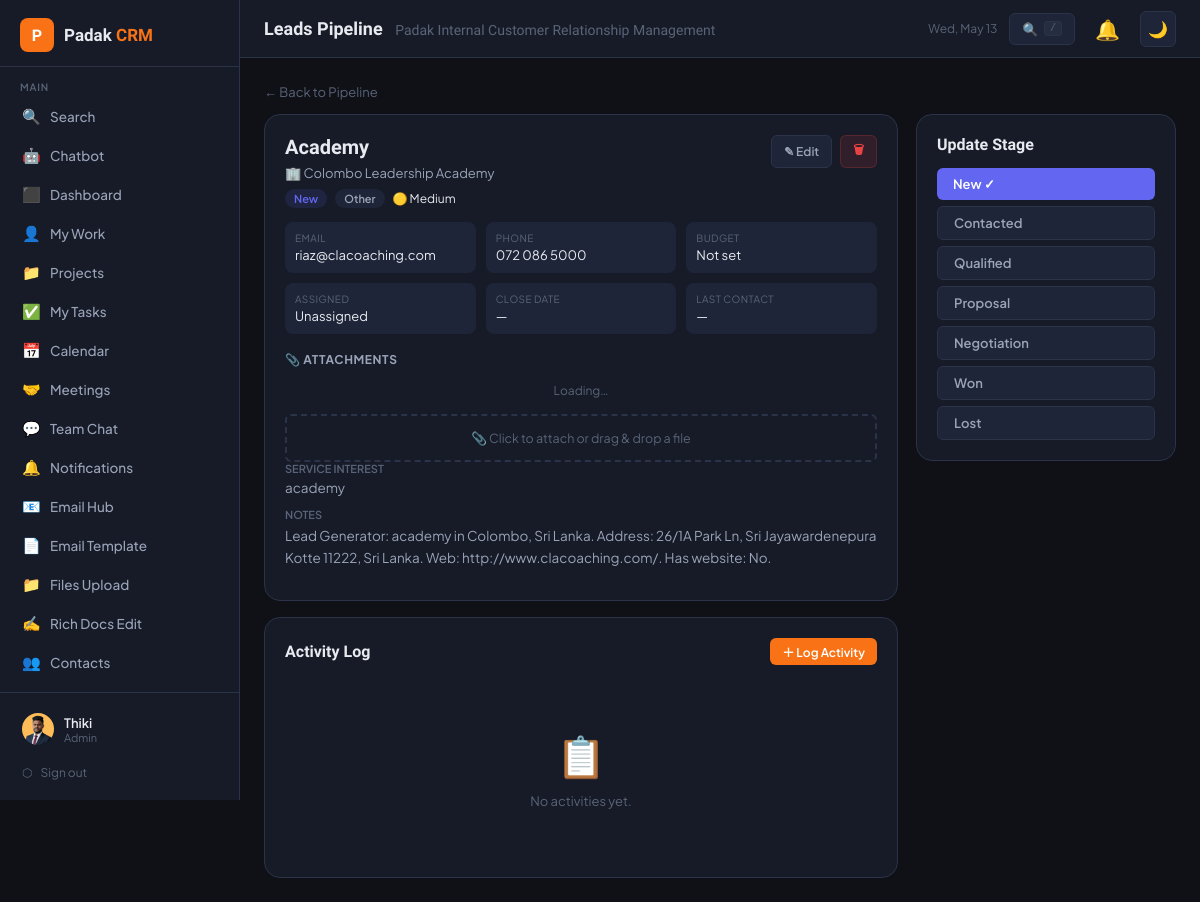
The app's page /leads.php?view=7 (signed in) with its own data.
### tables this page shows
CREATE TABLE `users` (
  `id` int(11) NOT NULL,
  `name` varchar(100) NOT NULL,
  `email` varchar(150) NOT NULL,
  `password` varchar(255) NOT NULL,
  `role` enum('admin','manager','member') DEFAULT 'member',
  `avatar` varchar(255) DEFAULT NULL,
  `phone` varchar(30) DEFAULT NULL,
  `department` varchar(100) DEFAULT NULL,
  `department_role` enum('general','tele_caller','digital_marketing','software_developer','graphics_designer') DEFAULT 'general',
  `status` enum('active','inactive') DEFAULT 'active',
  `last_login` datetime DEFAULT NULL,
  `created_at` datetime DEFAULT current_timestamp()
);

CREATE TABLE `leads` (
  `id` int(11) NOT NULL,
  `name` varchar(150) NOT NULL,
  `company` varchar(150) DEFAULT NULL,
  `email` varchar(150) DEFAULT NULL,
  `phone` varchar(50) DEFAULT NULL,
  `source` enum('website','referral','social','cold_outreach','event','other') DEFAULT 'other',
  `service_interest` varchar(200) DEFAULT NULL,
  `budget_est` decimal(12,2) DEFAULT NULL,
  `budget_currency` varchar(10) DEFAULT 'LKR',
  `stage` enum('new','contacted','qualified','proposal','negotiation','won','lost') DEFAULT 'new',
  `priority` enum('low','medium','high','urgent') DEFAULT 'medium',
  `expected_close` date DEFAULT NULL,
  `last_contact` date DEFAULT NULL,
  `notes` text DEFAULT NULL,
  `loss_reason` text DEFAULT NULL,
  `assigned_to` int(11) DEFAULT NULL,
  `created_by` int(11) NOT NULL,
  `created_at` datetime DEFAULT current_timestamp(),
  `updated_at` datetime DEFAULT current_timestamp() ON UPDATE current_timestamp()
);

### config.php (called while the page is built, shortened)
<?php
function currentUser(): array {
    return [
        'id'   => $_SESSION['crm_user_id'] ?? 0,
        'name' => $_SESSION['crm_name'] ?? '',
        'role' => $_SESSION['crm_role'] ?? '',
        'email'=> $_SESSION['crm_email'] ?? '',
        'avatar'=> $_SESSION['crm_avatar'] ?? null,
    ];
}
function isAdmin(): bool { return ($_SESSION['crm_role'] ?? '') === 'admin'; }
function isManager(): bool { return in_array($_SESSION['crm_role'] ?? '', ['admin','manager']); }
function deptCan(array $allowed_depts): bool {
    if (isAdmin() || isManager()) return true;
    $dept = getDeptRole();
    return in_array($dept, $allowed_depts, true);
}
function h(string $s): string { return htmlspecialchars($s, ENT_QUOTES, 'UTF-8'); }
function priorityIcon(string $p): string {
    return match($p) {
        'urgent' => '🔴',
        'high' => '🟠',
        'medium' => '🟡',
        'low' => '🟢',
        default => '⚪'
    };
}

### leads.php (the view, shortened to what this page needs)
<?php
require_once 'config.php';
require_once 'includes/layout.php';
require_once 'includes/attach_widget.php';
$db = getCRMDB();
$STAGES = ['new'=>'New','contacted'=>'Contacted','qualified'=>'Qualified','proposal'=>'Proposal','negotiation'=>'Negotiation','won'=>'Won','lost'=>'Lost'];
$STAGE_COLORS = ['new'=>'#6366f1','contacted'=>'#f59e0b','qualified'=>'#8b5cf6','proposal'=>'#f97316','negotiation'=>'#14b8a6','won'=>'#10b981','lost'=>'#ef4444'];
$SOURCES = ['website'=>'Website','referral'=>'Referral','social'=>'Social Media','cold_outreach'=>'Cold Outreach','event'=>'Event','other'=>'Other'];
$view_id=(int)($_GET['view']??0);$edit_id=(int)($_GET['edit']??0);$stage_f=$_GET['stage']??'';$search=trim($_GET['q']??'');$view_mode=$_GET['mode']??'kanban';
$all_users=$db->query("SELECT id,name FROM users WHERE status='active' ORDER BY name")->fetch_all(MYSQLI_ASSOC);
$single=null;$activities=[];
if($view_id){$single=$db->query("SELECT l.*,u.name AS assignee_name FROM leads l LEFT JOIN users u ON u.id=l.assigned_to WHERE l.id=$view_id")->fetch_assoc();if($single)$activities=$db->query("SELECT la.*,u.name AS uname FROM lead_activities la JOIN users u ON u.id=la.user_id WHERE la.lead_id=$view_id ORDER BY la.activity_date DESC")->fetch_all(MYSQLI_ASSOC);}
renderLayout('Leads Pipeline', 'leads');
?>
<?php if ($single): ?>
<div style="margin-bottom:14px">
  <a href="leads.php" style="color:var(--text3);font-size:13px">← Back to Pipeline</a>
</div>
<div class="ld-grid">
  <div>
    <div class="card" style="margin-bottom:16px">
      <div style="display:flex;justify-content:space-between;align-items:flex-start;gap:12px;margin-bottom:14px;flex-wrap:wrap">
        <div>
          <div style="font-family:var(--font-display);font-size:20px;font-weight:700;margin-bottom:6px"><?= h($single['name']) ?></div>
          <?php if ($single['company']): ?><div style="font-size:13px;color:var(--text2);margin-bottom:8px">🏢 <?= h($single['company']) ?></div><?php endif; ?>
          <div style="display:flex;gap:8px;flex-wrap:wrap;align-items:center">
            <?php $sc=$STAGE_COLORS[$single['stage']]??'#94a3b8'; ?>
            <span class="badge" style="background:<?= $sc ?>20;color:<?= $sc ?>"><?= $STAGES[$single['stage']] ?></span>
            <span class="badge" style="background:var(--bg3);color:var(--text2)"><?= $SOURCES[$single['source']]??h($single['source']) ?></span>
            <span style="font-size:12px"><?= priorityIcon($single['priority']) ?> <?= ucfirst($single['priority']) ?></span>
          </div>
        </div>
        <div style="display:flex;gap:8px;flex-shrink:0">
          <a href="leads.php?edit=<?= $single['id'] ?>" class="btn btn-ghost btn-sm">✎ Edit</a>
          <form method="POST" onsubmit="return confirm('Delete this lead?')" style="display:inline">
            <button type="submit" class="btn btn-danger btn-sm">🗑</button>
          </form>
        </div>
      </div>
      <div class="ld-meta">
        <?php foreach ([
          ['Email',$single['email']?'<a href="mailto:'.h($single['email']).'">'.h($single['email']).'</a>':'—'],
          ['Phone',h($single['phone']?:'—')],
          ['Budget',$single['budget_est']?h($single['budget_currency']).' '.number_format($single['budget_est'],0):'Not set'],
          ['Assigned',h($single['assignee_name']?:'Unassigned')],
          ['Close Date',$single['expected_close']?fDate($single['expected_close']):'—'],
          ['Last Contact',$single['last_contact']?fDate($single['last_contact']):'—'],
        ] as [$l,$v]): ?>
        <div class="ld-box"><div class="ld-lbl"><?= $l ?></div><div class="ld-val"><?= $v ?></div></div>
        <?php endforeach; ?>
      </div>
      <?php if ($single['service_interest']): ?>
      <div style="margin-bottom:12px"><div style="font-size:11px;font-weight:600;color:var(--text3);margin-bottom:4px;text-transform:uppercase">Service Interest</div><div style="font-size:13.5px;color:var(--text2)"><?= h($single['service_interest']) ?></div></div>
      <?php endif; ?>
      <?php if ($single['notes']): ?>
      <div style="margin-bottom:12px"><div style="font-size:11px;font-weight:600;color:var(--text3);margin-bottom:4px;text-transform:uppercase">Notes</div><div style="font-size:13.5px;color:var(--text2);line-height:1.6"><?= nl2br(h($single['notes'])) ?></div></div>
      <?php endif; ?>
    </div>
    <div class="card">
      <div class="card-header"><div class="card-title">Activity Log</div><button class="btn btn-primary btn-sm" onclick="openModal('modal-activity')">＋ Log Activity</button></div>
      <?php if (empty($activities)): ?>
        <div class="empty-state"><div class="icon">📋</div><p>No activities yet.</p></div>
      <?php endif; ?>
    </div>
  </div>
  <div class="card">
    <div class="card-title" style="margin-bottom:14px">Update Stage</div>
    <div style="display:flex;flex-direction:column;gap:6px">
      <?php foreach ($STAGES as $k=>$v): $active=$single['stage']===$k; $sc=$STAGE_COLORS[$k]; ?>
      <button type="button" class="btn <?= $active?'btn-primary':'btn-ghost' ?>" style="width:100%;justify-content:flex-start;<?= $active?"background:$sc;border-color:$sc":'' ?>" onclick="updateStage(<?= $single['id'] ?>,'<?= $k ?>')">
        <?= $v ?><?= $active?' ✓':'' ?>
      </button>
      <?php endforeach; ?>
    </div>
  </div>
</div>
<?php endif; ?>
  <?php renderLayoutEnd(); ?>

### includes/layout.php (shortened to what this page needs)
<?php
function renderLayout(string $pageTitle, string $activePage): void {
    $user = currentUser();
    $initials = implode('', array_map(fn($w) => strtoupper($w[0]), explode(' ', $user['name'])));
    $initials = substr($initials, 0, 2);
?>
<!DOCTYPE html>
<html lang="en" data-theme="dark">
<head>
</head>
<body>
<nav id="sidebar">
  <div class="sidebar-logo">
    <div class="logo-mark">P</div>
    <div class="logo-text">Padak <span>CRM</span></div>
  </div>
  <div class="nav-section">
    <div class="nav-label">Main</div>
    <a href="search.php" class="nav-item <?= $activePage==='search'?'active':'' ?>">
        <span class="icon">🔍</span> Search
    </a>
    <a href="chatbot.php" class="nav-item <?= $activePage==='chatbot'?'active':'' ?>">
        <span class="icon">🤖</span> Chatbot
    </a>
   <?php if (isManager()): ?>
    <a href="dashboard.php" class="nav-item <?= $activePage==='dashboard'?'active':'' ?>">
        <span class="icon">⬛</span> Dashboard
    </a>
   <?php endif; ?>
    <a href="mywork.php" class="nav-item <?= $activePage==='mywork'?'active':'' ?>">
        <span class="icon">👤</span> My Work
    </a>
    <?php if (deptCan(['general','software_developer'])): ?>
    <a href="projects.php" class="nav-item <?= $activePage==='projects'?'active':'' ?>">
        <span class="icon">📁</span> Projects
    </a>
    <?php endif; ?>
    <a href="tasks.php" class="nav-item <?= $activePage==='tasks'?'active':'' ?>">
        <span class="icon">✅</span> My Tasks
    </a>
    <a href="calendar.php" class="nav-item <?= $activePage==='calendar'?'active':'' ?>">
        <span class="icon">📅</span> Calendar
    </a>
    <a href="meetings.php" class="nav-item <?= $activePage==='meetings'?'active':'' ?>">
       <span class="icon">🤝</span> Meetings
    </a>
    <a href="chat.php" class="nav-item <?= $activePage==='chat'?'active':'' ?>">
        <span class="icon">💬</span> Team Chat
    </a>
    <a href="notifications.php" class="nav-item <?= $activePage==='notifications'?'active':'' ?>">
        <span class="icon">🔔</span> Notifications
    </a>
    <?php if (deptCan(['general'])):  ?>
    <a href="emails.php" class="nav-item <?= $activePage==='emails'?'active':'' ?>">
        <span class="icon">📧</span> Email Hub
    </a>
    <?php endif; ?>
    <?php if (deptCan(['general','digital_marketing'])): ?>
    <a href="email_template.php" class="nav-item <?= $activePage==='email_template'?'active':'' ?>">
        <span class="icon">📄</span> Email Template
    </a>
    <?php endif; ?>
    <a href="documents.php" class="nav-item <?= $activePage==='documents'?'active':'' ?>">
        <span class="icon">📁</span> Files Upload
    </a>
    <a href="rich_docs.php" class="nav-item <?= $activePage==='rich_docs'?'active':'' ?>">
        <span class="icon">✍</span> Rich Docs Edit
    </a>
    <?php if (deptCan(['general'])): ?>
    <a href="contacts.php" class="nav-item <?= $activePage==='contacts'?'active':'' ?>">
        <span class="icon">👥</span> Contacts
    </a>
    <?php endif; ?>
    <?php if (deptCan(['tele_caller','general'])):  ?>
    <a href="lead_generator.php" class="nav-item <?= $activePage==='lead_generator'?'active':'' ?>">
        <span class="icon">🔍</span> Lead Generator
    </a>
    <?php endif; ?>
  </div>
  <div class="sidebar-footer">
    <a href="profile.php" class="user-card">
      <div class="avatar">
        <?php if ($user['avatar']): ?>
          <img src="uploads/avatars/<?= h($user['avatar']) ?>" alt="">
        <?php else: echo h($initials); endif; ?>
      </div>
      <div class="user-info">
        <div class="user-name"><?= h($user['name']) ?></div>
        <div class="user-role"><?= h($user['role']) ?></div>
      </div>
    </a>
    <a href="logout.php" style="display:flex;align-items:center;gap:8px;padding:8px 10px;color:var(--text3);font-size:12px;margin-top:4px;border-radius:var(--radius-sm);transition:background .15s" onmouseover="this.style.background='var(--bg3)'" onmouseout="this.style.background=''">
      <span>⬡</span> Sign out
    </a>
  </div>
</nav>
<div id="main">
  <header id="header">
    <div class="header-title"><?= h($pageTitle) ?> <span><?= SITE_NAME ?></span></div>
    <span style="font-size:12px;color:var(--text3)"><?= date('D, M j') ?></span>
    <a href="search.php" id="header-search-btn" title="Search (press /)" style="display:flex;align-items:center;gap:6px;padding:7px 12px;background:var(--bg3);border:1px solid var(--border);border-radius:var(--radius-sm);color:var(--text3);font-size:12.5px;text-decoration:none;transition:border-color .15s,color .15s;flex-shrink:0" onmouseover="this.style.borderColor='var(--orange)';this.style.color='var(--orange)'" onmouseout="this.style.borderColor='var(--border)';this.style.color='var(--text3)'">
      🔍 <span style="display:none" id="hs-text">Search</span>
      <kbd style="font-size:10px;background:var(--bg4);border:1px solid var(--border);border-radius:3px;padding:1px 5px">/</kbd>
    </a>
    <button id="notif-btn" onclick="toggleNotifPanel()" title="Notifications" aria-label="Notifications">
      🔔
    </button>
    <button id="theme-toggle" onclick="toggleTheme()" title="Toggle dark/light mode" aria-label="Toggle theme">
      <span class="icon-dark">🌙</span>
    </button>
  </header>
  <main id="content">
<?php
}
function renderLayoutEnd(): void {
?>
  </main>
</div>
</body>
</html>
<?php
}

### leads.php (style rules this page uses)
.ld-grid { display:grid;grid-template-columns:1fr 260px;gap:18px;align-items:start }
.ld-meta { display:grid;grid-template-columns:repeat(3,1fr);gap:10px;margin-bottom:14px }
.ld-box { background:var(--bg3);border-radius:8px;padding:10px }
.ld-lbl { font-size:10px;color:var(--text3);text-transform:uppercase;margin-bottom:3px;letter-spacing:.04em }
.ld-val { font-size:13px;color:var(--text);word-break:break-word }

### records on screen
users: name "Thiki"
leads: name "Academy", company "Colombo Leadership Academy", stage "New", source "Other", priority "🟡", priority "Medium", service_interest "academy", notes "Lead Generator: academy in Colombo, Sri Lanka. Address: 26/1A Park Ln, Sri Jayawardenepura Kotte 11222, Sri Lanka. Web: http://www.clacoaching.com/. Has website: No."

### other values on screen
$user['role'] "Admin"
$pageTitle "Leads Pipeline"
SITE_NAME "Padak Internal Customer Relationship Management"
$l "EMAIL"
$v "riaz@clacoaching.com"
$l "PHONE"
$v "072 086 5000"
$l "BUDGET"
$v "Not set"
$l "ASSIGNED"
$v "Unassigned"
$l "CLOSE DATE"
$v "—"
$l "LAST CONTACT"
$v "New"
